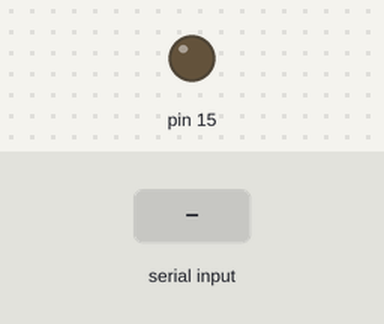
This sketch was run on a simulated Arduino Uno, built with avr-gcc and run on an emulated ATmega328P. Parts: output pins drawn as LEDs (lit = HIGH). Inputs (shaded band) come from the test bench.

Above: at 1.2 s.
1.3 s: "1" received over the second serial link
At 1.9 s:
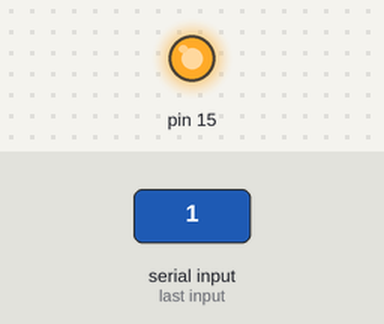
2.8 s: "0" received over the second serial link
At 4.2 s:
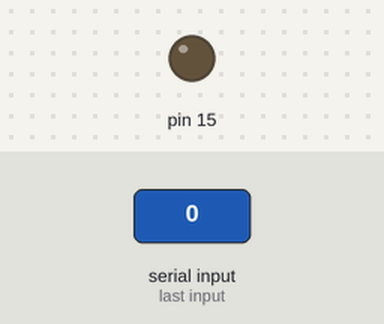
Timing chart, 0 to 5.8 s (numbered marks = the images above; inputs shaded):
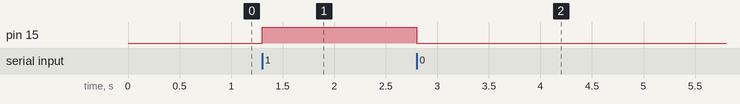

The sketch:

7_BLUETOOTH.ino
```cpp
#include <SoftwareSerial.h>
 SoftwareSerial mySerial(14,12); // RX(GPIO14),TX(GPIO12)
 void setup() {
  // Open serial communications and wait for port to open:
     Serial.begin(9600);
     mySerial.begin(9600);
    pinMode(15,OUTPUT);
  }
 void loop() { // run over and over
  char  val;
   if (mySerial.available())
    {
        val=mySerial.read();
        if(val=='1')
        digitalWrite(15,HIGH);
        if(val=='0')
        digitalWrite(15,LOW);
    }
 }
```

Measured:
- after the input at 1.3 s, pin 15: LOW → HIGH at once
- after the input at 2.8 s, pin 15: HIGH → LOW at once
